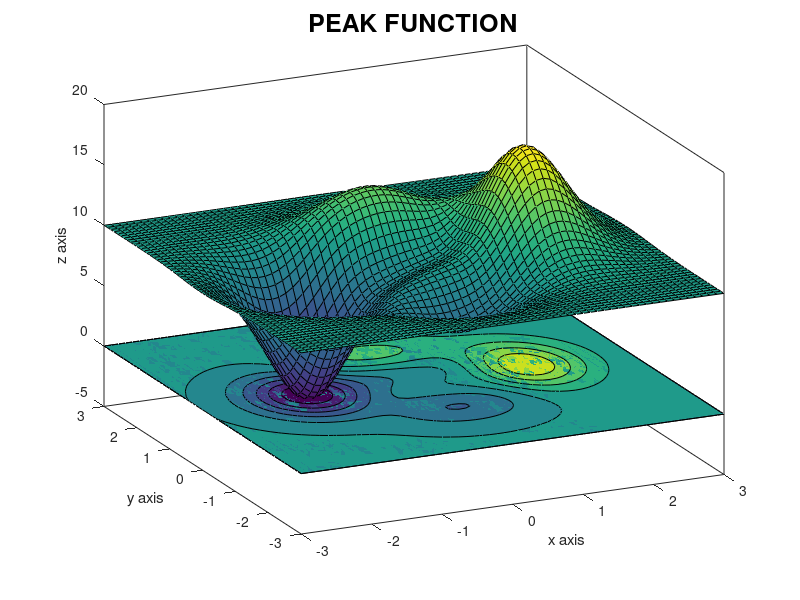

Write the MATLAB code that produced this figure.
clear,clc

x=-3:0.1:3; %diskritisasi x axis
y=-3:0.1:3; %diskritisasi y axis
L=length(x); %pendefinisian banyaknya data x

%mencari nilai z
for i=1:1:L
    for j=1:1:L
        z(i,j)=10-(3*(1-x(i)^2)*exp(-(x(i)^2)-(y(j)+1)^2))-(10*(x(i)/5-(x(i)^3)-(y(j)^5))*exp(-(x(i)^2)-(y(j)^2)))-(1/3*exp(-(x(i)+1)^2-(y(j)^2)));
    end
end

%plotting gambar
contourf(x,y,z,10);
surface(x,y,z);
view(-25,25);
title ('PEAK FUNCTION', 'fontweight', 'bold', 'fontsize', 18);
xlabel('x axis');
ylabel('y axis');
zlabel('z axis');